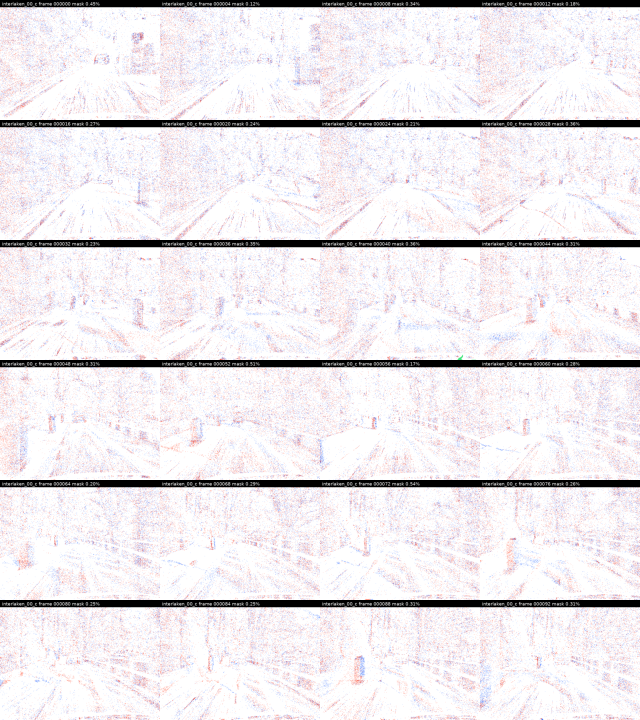
#> input picture analysis/event_suppression_dsec_20k_density_20260817_111200/interlaken_00_c/event_suppression/contact_sheet_stride.png, 1280 x 1440 px (shown at 1/2 size)
$ python -i selector.py   (imports and definitions only)   (older library calls are emulated)
#> lines starting #> are read from the running program, lines starting #| are printed output that depends on the picture
#> further down, picture is the input picture: shape (1440, 1280, 3); mean B, G, R 234.2, 230.8, 235
#!/usr/bin/env python3
"""Small Python mirror of DSO's frontend pixel-selection idea.

This is intentionally limited to point selection: no pose, depth, tracking, or
bundle adjustment is used. It follows the important DSO selector ingredients:
local gradient histograms, smoothed adaptive thresholds, deterministic
directional selection, and multi-size block picks.
"""

from __future__ import annotations

from dataclasses import dataclass
from pathlib import Path

import cv2
import numpy as np


@dataclass(frozen=True)
class DSOSelectorConfig:
    potential: int = 3
    hist_cell_size: int = 32
    min_grad_hist_cut: float = 0.5
    min_grad_hist_add: float = 7.0 / 255.0
    grad_downweight_per_level: float = 0.75
    th_factor: float = 1.0
    border: int = 4
    dso_sigma: float = 4.0
    use_direction_distribution: bool = True


DSO_DIRECTIONS = np.asarray(
    [
        [0.0, 1.0],
        [0.3827, 0.9239],
        [0.1951, 0.9808],
        [0.9239, 0.3827],
        [0.7071, 0.7071],
        [0.3827, -0.9239],
        [0.8315, 0.5556],
        [0.8315, -0.5556],
        [0.5556, -0.8315],
        [0.9808, 0.1951],
        [0.9239, -0.3827],
        [0.7071, -0.7071],
        [0.5556, 0.8315],
        [0.9808, -0.1951],
        [1.0, 0.0],
        [0.1951, -0.9808],
    ],
    dtype=np.float32,
)


def _gradient(image: np.ndarray) -> tuple[np.ndarray, np.ndarray, np.ndarray]:
    ix = cv2.Scharr(image, cv2.CV_32F, 1, 0, scale=1.0 / 32.0)
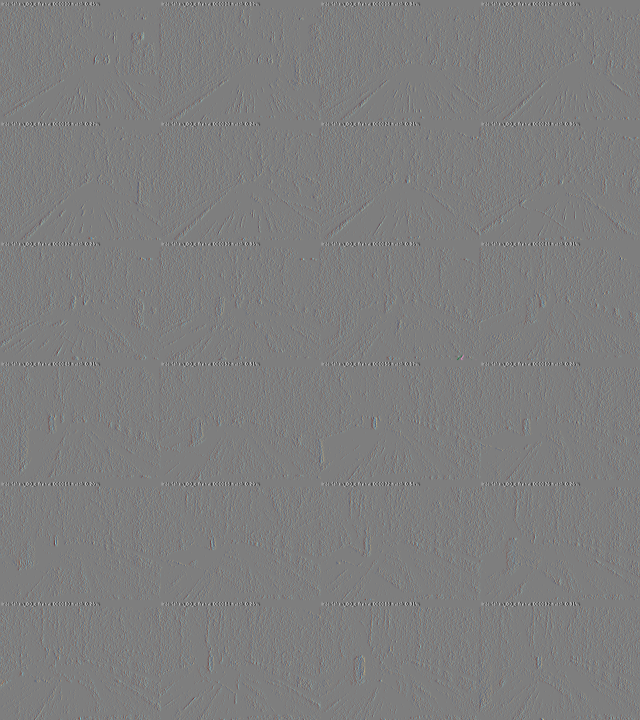
#> ix: shape (1440, 1280, 3) float32 (shown at 1/2 size); mean B, G, R 0, 0, 0; drawn with min black and max white
    iy = cv2.Scharr(image, cv2.CV_32F, 0, 1, scale=1.0 / 32.0)
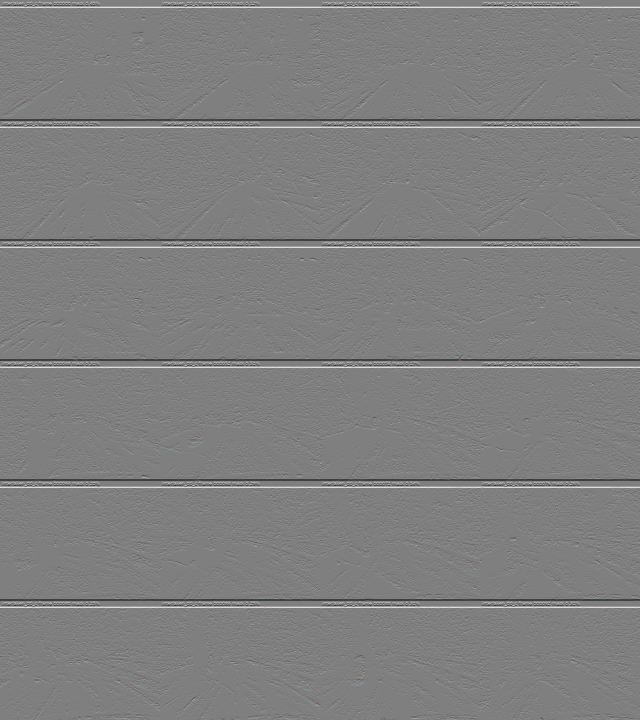
#> iy: shape (1440, 1280, 3) float32 (shown at 1/2 size); mean B, G, R 0.2, 0.2, 0.2; drawn with min black and max white
    grad_sq = ix * ix + iy * iy
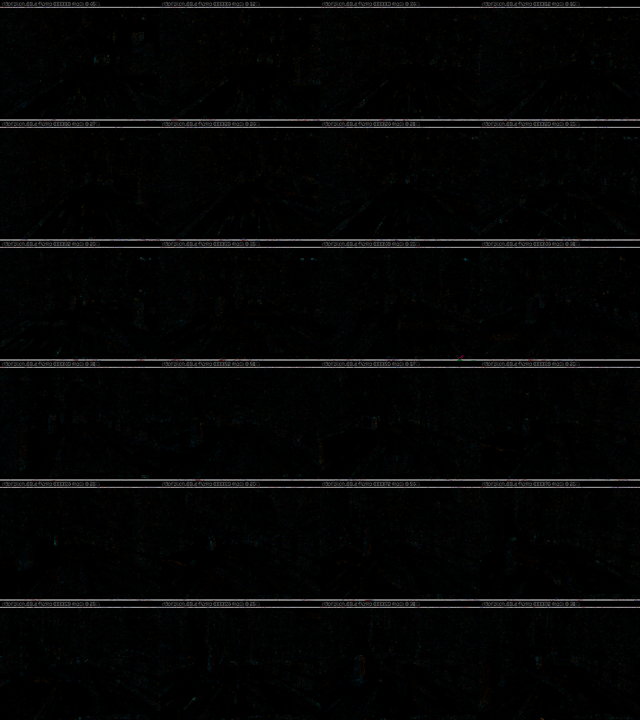
#> grad_sq: shape (1440, 1280, 3) float32 (shown at 1/2 size); mean B, G, R 354.4, 367.5, 341.7; drawn with min black and max white
    return ix, iy, grad_sq


def _local_thresholds(
    grad_mag: np.ndarray,
    config: DSOSelectorConfig,
) -> np.ndarray:
    h, w = grad_mag.shape
    cell = config.hist_cell_size
    ny = max(1, int(np.ceil(h / cell)))
    nx = max(1, int(np.ceil(w / cell)))

    thresholds = np.zeros((ny, nx), dtype=np.float32)

    for cy in range(ny):
        for cx in range(nx):
            y0 = cy * cell
            x0 = cx * cell
            patch = grad_mag[y0 : min(y0 + cell, h), x0 : min(x0 + cell, w)]
            patch = patch[np.isfinite(patch)]
            if patch.size == 0:
                thresholds[cy, cx] = config.min_grad_hist_add
            else:
                thresholds[cy, cx] = (
                    np.quantile(patch, config.min_grad_hist_cut)
                    + config.min_grad_hist_add
                )

    smoothed = cv2.blur(thresholds, (3, 3), borderType=cv2.BORDER_REPLICATE)
    return smoothed


# [63 lines left out: functions _threshold_at, _best_in_region, not called in this run]


def select_dso_points(
    image: np.ndarray,
    config: DSOSelectorConfig | None = None,
) -> tuple[np.ndarray, np.ndarray]:
    """Return a DSO-style binary mask and Nx2 `(x, y)` points array."""

    if config is None:
        config = DSOSelectorConfig()

    image = image.astype(np.float32)
    ix, iy, grad_sq0 = _gradient(image)
    grad_mag0 = np.sqrt(grad_sq0)

    grad_sq1 = cv2.pyrDown(grad_sq0)
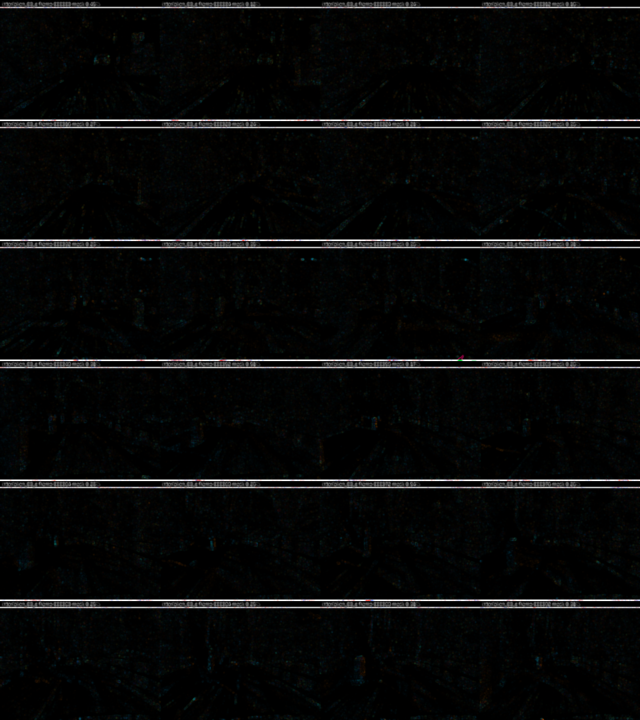
#> grad_sq1: shape (720, 640, 3) float32; mean B, G, R 354.6, 367.9, 341.8; drawn with min black and max white
    grad_sq2 = cv2.pyrDown(grad_sq1)
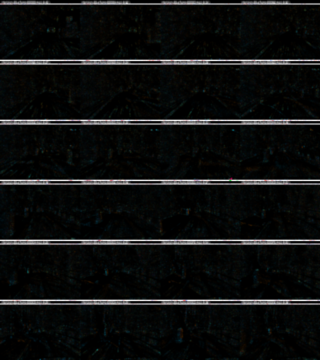
#> grad_sq2: shape (360, 320, 3) float32; mean B, G, R 354.9, 368.2, 342.1; drawn with min black and max white
    thresholds = _local_thresholds(grad_mag0, config)

    h, w = image.shape
    mask = np.zeros((h, w), dtype=np.uint8)
    points: list[tuple[int, int]] = []
    rng = np.random.default_rng(3141592)
    direction_ids = rng.integers(0, len(DSO_DIRECTIONS), size=max(1, h * w // 8))
    dir_cursor = 0

    pot = max(1, int(config.potential))
    dw1 = config.grad_downweight_per_level
    dw2 = dw1 * dw1

    for y4 in range(0, h, 4 * pot):
        for x4 in range(0, w, 4 * pot):
            dir4 = DSO_DIRECTIONS[direction_ids[dir_cursor % len(direction_ids)]]
            dir_cursor += 1
            best4 = _best_in_region(
                ix,
                iy,
                grad_sq0,
                thresholds,
                x4,
                y4,
                min(x4 + 4 * pot, w),
                min(y4 + 4 * pot, h),
                dir4,
                dw2,
                config,
            )

            for y3 in range(y4, min(y4 + 4 * pot, h), 2 * pot):
                for x3 in range(x4, min(x4 + 4 * pot, w), 2 * pot):
                    dir3 = DSO_DIRECTIONS[direction_ids[dir_cursor % len(direction_ids)]]
                    dir_cursor += 1
                    best3 = _best_in_region(
                        ix,
                        iy,
                        grad_sq0,
                        thresholds,
                        x3,
                        y3,
                        min(x3 + 2 * pot, w),
                        min(y3 + 2 * pot, h),
                        dir3,
                        dw1,
                        config,
                    )

                    for y2 in range(y3, min(y3 + 2 * pot, h), pot):
                        for x2 in range(x3, min(x3 + 2 * pot, w), pot):
                            dir2 = DSO_DIRECTIONS[
                                direction_ids[dir_cursor % len(direction_ids)]
                            ]
                            dir_cursor += 1
                            best2 = _best_in_region(
                                ix,
                                iy,
                                grad_sq0,
                                thresholds,
                                x2,
                                y2,
                                min(x2 + pot, w),
                                min(y2 + pot, h),
                                dir2,
                                1.0,
                                config,
                            )
                            if best2 is not None:
                                points.append(best2)
                                mask[best2[1], best2[0]] = 255
                                best3 = None
                                best4 = None

                    if best3 is not None:
                        points.append(best3)
                        mask[best3[1], best3[0]] = 255
                        best4 = None

            if best4 is not None:
                points.append(best4)
                mask[best4[1], best4[0]] = 255

    if not points:
        return mask, np.empty((0, 2), dtype=np.int32)

    unique_points = np.unique(np.asarray(points, dtype=np.int32), axis=0)
    mask.fill(0)
    mask[unique_points[:, 1], unique_points[:, 0]] = 255
    return mask, unique_points


# [50 lines left out: functions build_dso_confidence, draw_selected_points, save_confidence_heatmap, not called in this run]

>>> import cv2
>>> picture = cv2.imread('../analysis/event_suppression_dsec_20k_density_20260817_111200/interlaken_00_c/event_suppression/contact_sheet_stride.png')
#> (the run stopped early here; a loop or call above may not have finished)
